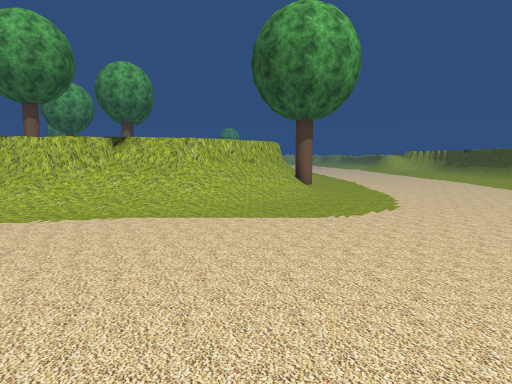
[1] (above)

16 first-person views from a walk through a Unity game level. The camera is 1.4 m above the floor, tilts 6° down and sees 75° across. The floor is counted in squares, 1 m on a side. Each view is taken from the middle of a square. On the plan, view 1 faces up. The plan holds only what a view shows up to about 15 squares ahead; the rest is blank. The place goes on beyond the plan. Some trees and plants on the terrain are drawn as simple stand-ins. The player is left out. Some surface patterns are stand-ins.

[2]
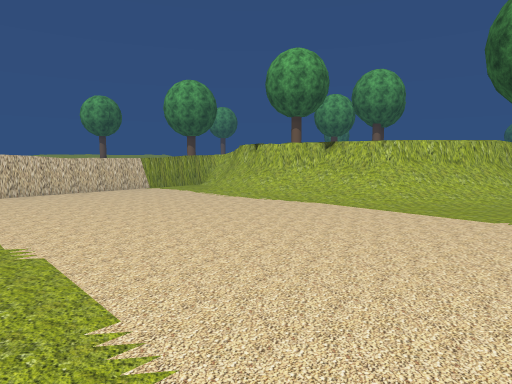

[3]
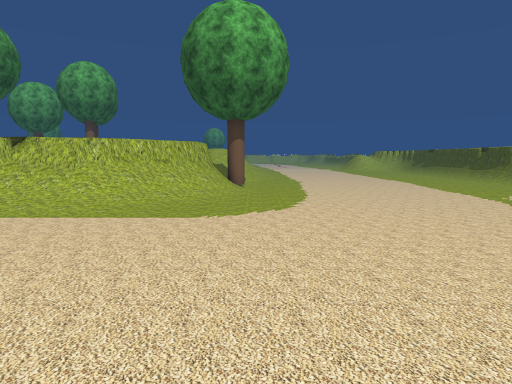

[4]
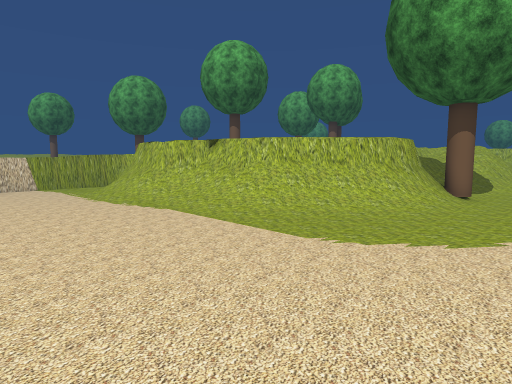

[5]
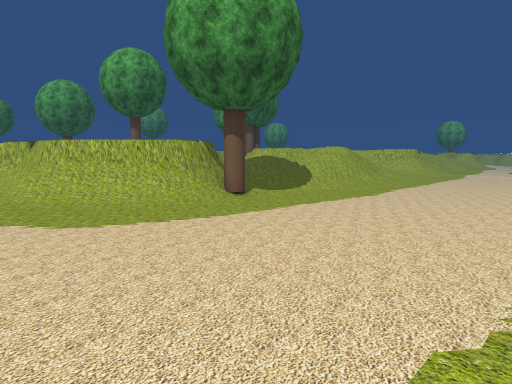

[6]
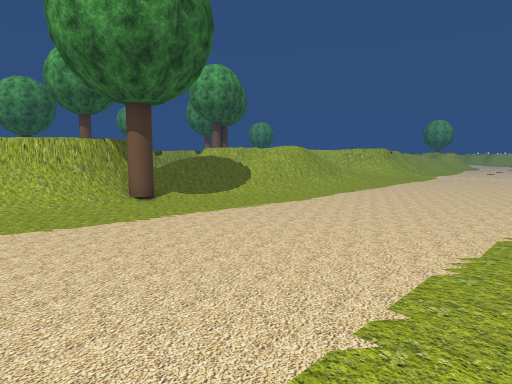

[7]
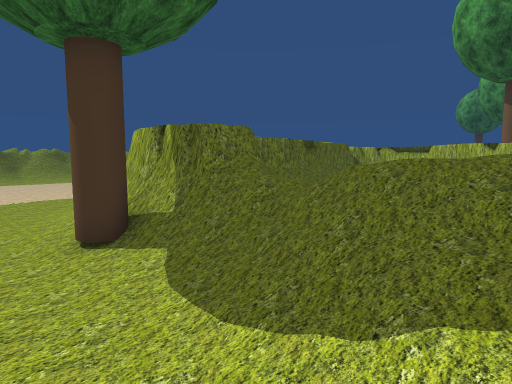

[8]
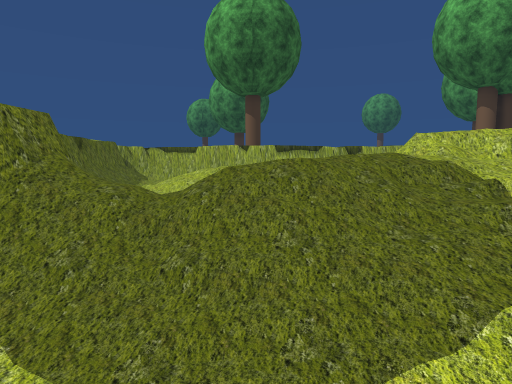

[9]
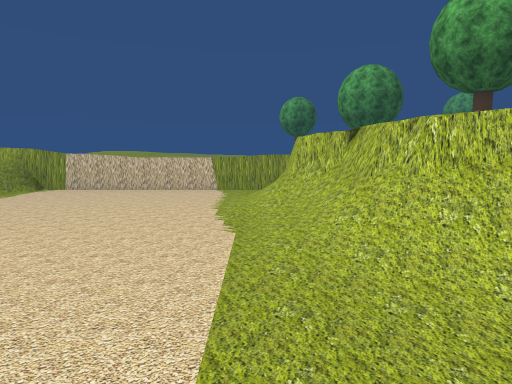

[10]
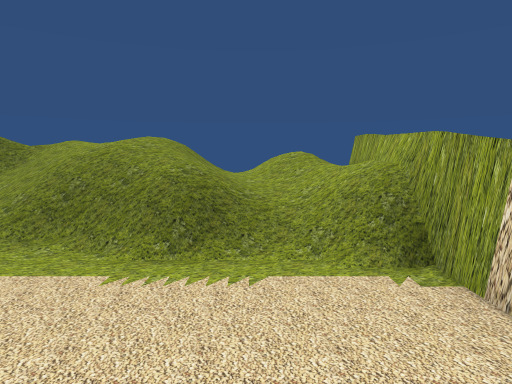

[11]
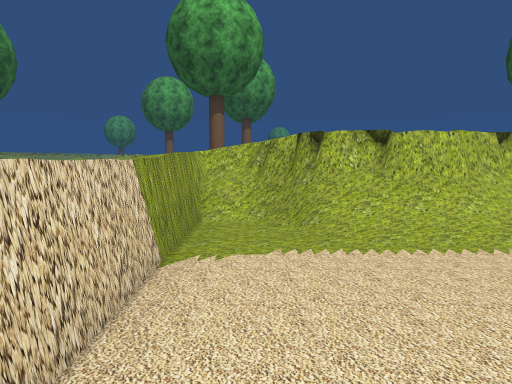

[12]
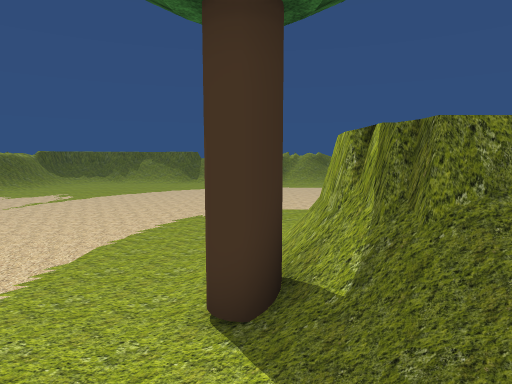

[13]
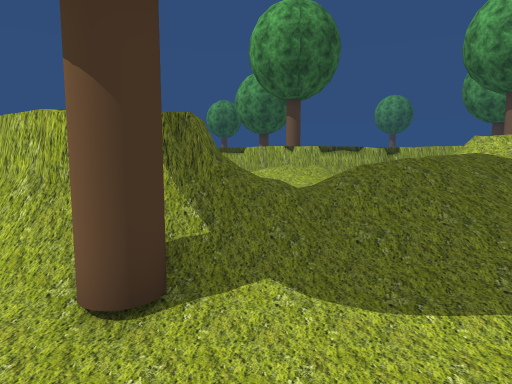

[14]
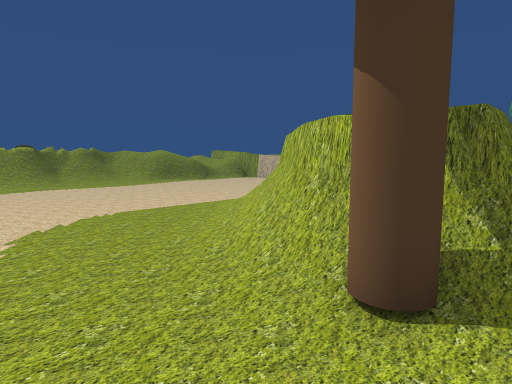

[15]
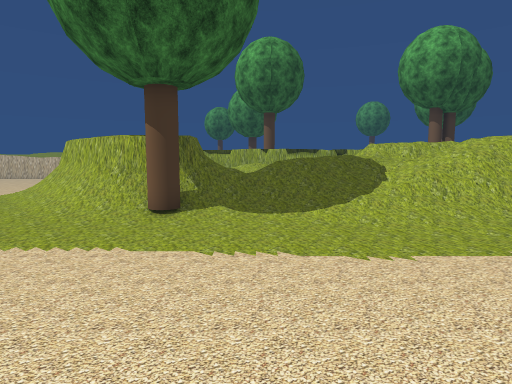

[16]
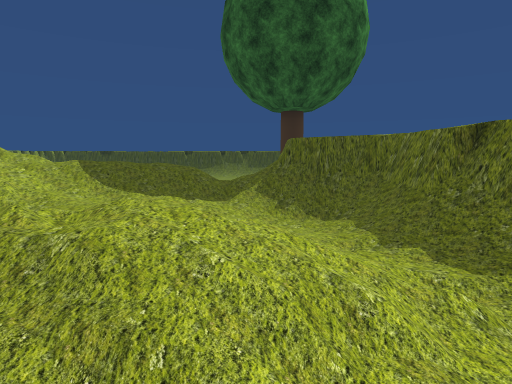

### Floor plan
Key: @ floor where view 1 was taken; # wall or solid block; . main floor; : floor 0.25 m higher than the main floor; + floor 0.5 m higher than the main floor; * floor 0.75 m higher than the main floor; % floor 1 m higher than the main floor; & floor 1.5 m higher than the main floor; $ floor 1.75 m higher than the main floor; / step, stairs or slope; = window, fence, low wall or low ledge; ^ raised ledge; T tree; O other object.
Columns run from 12 left of view 1 to 14 right of it. Each row starts with its distance up from view 1.
 20   #=    ///&////........
 19   #=    **//////........
 18   #  ///*+/////.........
 17   # //%////////.........
 16   #://// //////.........
 15   #  ///::/==#T............
 14   #//////==###/............
 13   ###=##=#####/...........
 12   ^        ##O/..........
 11  ##       #=O/..........
 10 ^^#########//............
  9 ^#/=####////............
  8 ^#.//////..............
  7 ^#......................
  6 ^=......................
  5 ^=.......................
  4 ^=........................
  3 ^=........................
  2 ^#................
  1 ^#..............
  0 ^#..........@...
 -1 ^#.....    .....
 -2 ^=///=//      //
 -3 ^////////
 -4 ^/////////
 -5 ^/&/// $//

Where each view was taken, in squares from view 1:
view 1: 0 up, 0 right, facing up
view 2: 1 down, 3 right, facing up-left
view 3: 0 up, 3 right, facing up
view 4: 3 up, 5 right, facing up-left
view 5: 7 up, 11 right, facing up-left
view 6: 10 up, 12 right, facing up-left
view 7: 20 up, 4 right, facing down-left
view 8: 18 up, 4 right, facing left
view 9: 8 up, 3 right, facing left
view 10: 3 up, 9 left, facing down
view 11: 2 up, 10 left, facing up
view 12: 18 up, 2 right, facing down
view 13: 16 up, 5 right, facing left
view 14: 16 up, 5 right, facing down-left
view 15: 17 up, 10 right, facing left
view 16: 16 up, 9 left, facing right
